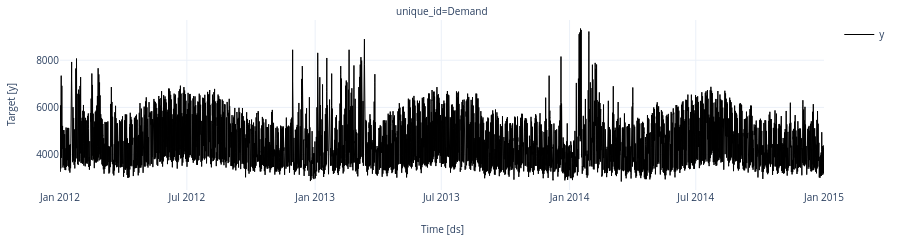

The notebook cell saved with this chart:
### Markdown cell above
Gráfico de toda la serie

### Code cell
plot_series(df, engine="plotly")

### Figure 1 — Plotly figure (JSON) as saved in the notebook; plotly's stock layout.template omitted (floating-point values rounded to 4 significant figures; data arrays with more than 128 entries replaced by an {"elided": "..."} marker saying what was removed)
{"data": [{"legendgroup": "y", "line": {"color": "#000000", "width": 1}, "mode": "lines", "name": "y", "showlegend": true, "type": "scatter", "x": {"elided": "52602 str values"}, "xaxis": "x", "y": {"elided": "52602 float values"}, "yaxis": "y"}], "layout": {"annotations": [{"font": {"size": 10}, "showarrow": false, "text": "unique_id=Demand", "x": 0.5, "xanchor": "center", "xref": "paper", "y": 1, "yanchor": "bottom", "yref": "paper"}, {"font": {"size": 10}, "showarrow": false, "text": "Time [ds]", "x": 0.5, "xanchor": "center", "xref": "paper", "y": 0, "yanchor": "top", "yref": "paper", "yshift": -30}, {"font": {"size": 10}, "showarrow": false, "text": "Target [y]", "textangle": -90, "x": 0, "xanchor": "right", "xref": "paper", "xshift": -40, "y": 0.5, "yanchor": "middle", "yref": "paper"}], "autosize": true, "font": {"size": 10}, "height": 200, "margin": {"b": 50, "l": 60, "r": 10, "t": 20}, "xaxis": {"anchor": "y", "domain": [0, 1], "showticklabels": true, "visible": true}, "yaxis": {"anchor": "x", "domain": [0, 1]}}}
